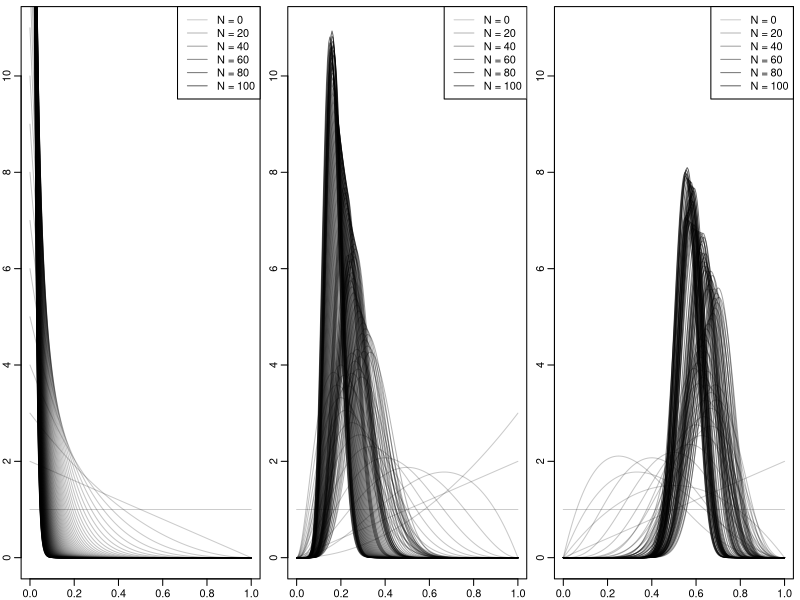

This chart was generated by the following R code:
# Beta-Binomial Model to illustrate some things in the book chapter

set.seed(42)

# Illustrate sequential updating:

a0 <- 1
b0 <- 1
N <- 100 
thetas <- c(0, .1, .5)

xs <- seq(0, 1, length.out = 201)

dir.create('plots', showWarnings = FALSE)

pdf('plots/prior2posterior.pdf', width = 8, height = 3.5)
par(mar = c(1.6, 1.6, .5, .5), mgp = c(1.6, .6, 0), mfrow = c(1,3))
for (th in seq_along(thetas)) {
  plot(xs, dbeta(xs, a0, b0), type = 'l', ylim = c(0, 11), col = rgb(0,0,0,.2),
       xlab = '', ylab = '', main = '')
  legend('topright', paste("N =", c(0, 20, 40, 60, 80, 100)), lty = 1,
         col = rgb(0, 0, 0, .2 + .4*c(0, 20, 40, 60, 80, 100)/N))
  successes <- failures <- 0L
  for (i in seq_len(N)) {
    if (rbinom(1, 1, thetas[th])) successes <- successes + 1L else failures <- failures + 1L
    lines(xs, dbeta(xs, a0 + successes, b0 + failures), col = rgb(0, 0, 0, .2 + .4*i/N))
  }
}
dev.off()
